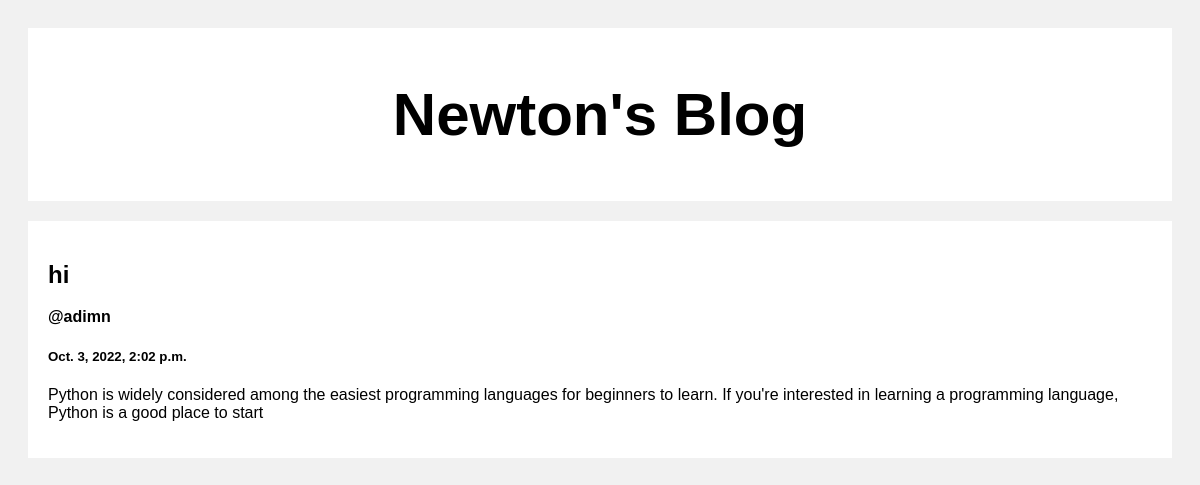
/post/2 (signed in), run on the app's committed database.
### myapp/models.py (models this page shows, shortened)
class Blog(models.Model):
	user = models.ForeignKey(User, on_delete=models.CASCADE, null=True, blank=True)
	title = models.CharField(max_length=200, null=True, blank=True)
	body = models.TextField(null=True, blank=True)
	date_created = models.DateTimeField(default=datetime.now, blank=True)

### myapp/views.py (the view)
# urls.py: path('post/<int:pk>', views.post, name='post'),
@login_required(login_url='/login/')
def post(request, pk):
	blog = Blog.objects.get(id=pk)
	return render(request, 'post.html', {'blog':blog})

### Template/post.html (shortened to what this page needs)
<!DOCTYPE html>
<html>
<head>
</head>
<body>
<div class="header">
  <h2>Newton's Blog</h2>
</div>
<div class="row">
  <div class="leftcolumn">
    <div class="card">
        <h2>{{blog.title}}</h2>
        <strong>@{{blog.user}}</strong>
        <h5>{{blog.date_created}}</h5>
        <p>{{blog.body}}</p>
    </div>
  </div>
</div>
</body>
</html>

### Template/post.html (style rules this page uses)
* { box-sizing: border-box; }
body { font-family: Arial; padding: 20px; background: #f1f1f1; }
.header { padding: 2px; font-size: 40px; text-align: center; background: white; }
.leftcolumn { float: left; width: 100%; }
.card { background-color: white; padding: 20px; margin-top: 20px; }
.row:after { content: ""; display: table; clear: both; }

### data on the page
Blog: title "hi", user "adimn", date_created "Oct. 3, 2022, 2:02 p.m.", body "Python is widely considered among the easiest programming languages for beginners to learn. If you're interested in learning a programming language, Python is a good place to start"
